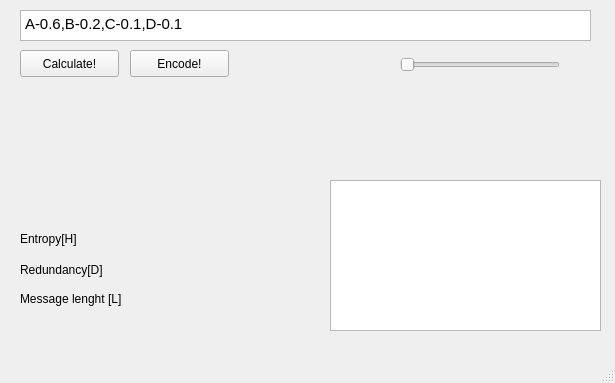
<?xml version="1.0" encoding="UTF-8"?>
<ui version="4.0">
 <class>MainWindow</class>
 <widget class="QMainWindow" name="MainWindow">
  <property name="geometry">
   <rect>
    <x>0</x>
    <y>0</y>
    <width>615</width>
    <height>383</height>
   </rect>
  </property>
  <property name="windowTitle">
   <string>Encode!</string>
  </property>
  <widget class="QWidget" name="centralWidget">
   <widget class="QTextEdit" name="textEdit">
    <property name="geometry">
     <rect>
      <x>20</x>
      <y>10</y>
      <width>571</width>
      <height>31</height>
     </rect>
    </property>
    <property name="html">
     <string>&lt;!DOCTYPE HTML PUBLIC &quot;-//W3C//DTD HTML 4.0//EN&quot; &quot;http://www.w3.org/TR/REC-html40/strict.dtd&quot;&gt;
&lt;html&gt;&lt;head&gt;&lt;meta name=&quot;qrichtext&quot; content=&quot;1&quot; /&gt;&lt;style type=&quot;text/css&quot;&gt;
p, li { white-space: pre-wrap; }
&lt;/style&gt;&lt;/head&gt;&lt;body style=&quot; font-family:'Ubuntu'; font-size:11pt; font-weight:400; font-style:normal;&quot;&gt;
&lt;p style=&quot; margin-top:0px; margin-bottom:0px; margin-left:0px; margin-right:0px; -qt-block-indent:0; text-indent:0px;&quot;&gt;A-0.6,B-0.2,C-0.1,D-0.1&lt;/p&gt;&lt;/body&gt;&lt;/html&gt;</string>
    </property>
   </widget>
   <widget class="QLabel" name="label">
    <property name="geometry">
     <rect>
      <x>20</x>
      <y>230</y>
      <width>81</width>
      <height>17</height>
     </rect>
    </property>
    <property name="text">
     <string>Entropy[H]</string>
    </property>
   </widget>
   <widget class="QLabel" name="Entropy">
    <property name="geometry">
     <rect>
      <x>160</x>
      <y>230</y>
      <width>121</width>
      <height>17</height>
     </rect>
    </property>
    <property name="text">
     <string/>
    </property>
   </widget>
   <widget class="QLabel" name="label_3">
    <property name="geometry">
     <rect>
      <x>20</x>
      <y>260</y>
      <width>111</width>
      <height>20</height>
     </rect>
    </property>
    <property name="text">
     <string>Redundancy[D]</string>
    </property>
   </widget>
   <widget class="QLabel" name="Redundancy">
    <property name="geometry">
     <rect>
      <x>160</x>
      <y>260</y>
      <width>131</width>
      <height>17</height>
     </rect>
    </property>
    <property name="text">
     <string/>
    </property>
   </widget>
   <widget class="QLabel" name="label_5">
    <property name="geometry">
     <rect>
      <x>20</x>
      <y>290</y>
      <width>131</width>
      <height>17</height>
     </rect>
    </property>
    <property name="text">
     <string>Message lenght [L]</string>
    </property>
   </widget>
   <widget class="QLabel" name="lenght">
    <property name="geometry">
     <rect>
      <x>160</x>
      <y>290</y>
      <width>121</width>
      <height>21</height>
     </rect>
    </property>
    <property name="text">
     <string/>
    </property>
   </widget>
   <widget class="QTextEdit" name="textEdit_2">
    <property name="geometry">
     <rect>
      <x>330</x>
      <y>180</y>
      <width>271</width>
      <height>151</height>
     </rect>
    </property>
   </widget>
   <widget class="QPushButton" name="pushButton_2">
    <property name="geometry">
     <rect>
      <x>130</x>
      <y>50</y>
      <width>99</width>
      <height>27</height>
     </rect>
    </property>
    <property name="text">
     <string>Encode!</string>
    </property>
   </widget>
   <widget class="QSlider" name="horizontalSlider">
    <property name="geometry">
     <rect>
      <x>400</x>
      <y>50</y>
      <width>160</width>
      <height>29</height>
     </rect>
    </property>
    <property name="orientation">
     <enum>Qt::Horizontal</enum>
    </property>
   </widget>
   <widget class="QLabel" name="label_2">
    <property name="geometry">
     <rect>
      <x>400</x>
      <y>80</y>
      <width>21</width>
      <height>16</height>
     </rect>
    </property>
    <property name="text">
     <string/>
    </property>
   </widget>
   <widget class="QLabel" name="label_4">
    <property name="geometry">
     <rect>
      <x>540</x>
      <y>80</y>
      <width>21</width>
      <height>16</height>
     </rect>
    </property>
    <property name="text">
     <string/>
    </property>
   </widget>
   <widget class="QLabel" name="label_6">
    <property name="geometry">
     <rect>
      <x>470</x>
      <y>80</y>
      <width>21</width>
      <height>16</height>
     </rect>
    </property>
    <property name="text">
     <string/>
    </property>
   </widget>
   <widget class="QPushButton" name="pushButton_3">
    <property name="geometry">
     <rect>
      <x>20</x>
      <y>50</y>
      <width>99</width>
      <height>27</height>
     </rect>
    </property>
    <property name="text">
     <string>Calculate!</string>
    </property>
   </widget>
  </widget>
  <widget class="QStatusBar" name="statusBar"/>
 </widget>
 <layoutdefault spacing="6" margin="11"/>
 <resources/>
 <connections/>
</ui>
